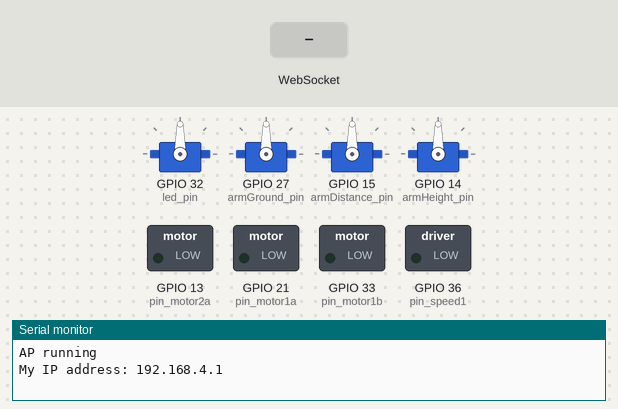
Recording of a sketch running on a simulated ESP32. On the bench: 4 × servo, switched loads named in the sketch (green lamp = pin HIGH), the last lines printed to the serial monitor. The test bench sets the inputs (shaded band). Storage starts empty.

Above: at 1.2 s.
1.3 s: WebSocket text "turn" received
At 1.7 s:
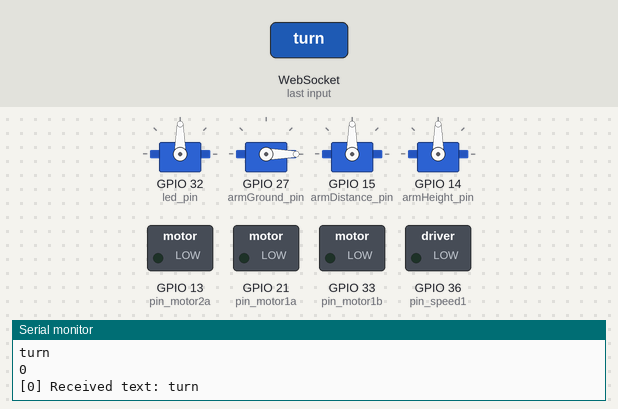
2.8 s: WebSocket text "dist" received
At 4.0 s:
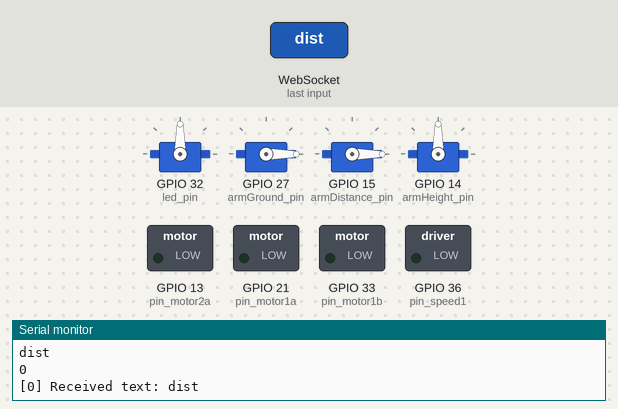
4.3 s: WebSocket text "heig" received
At 5.1 s:
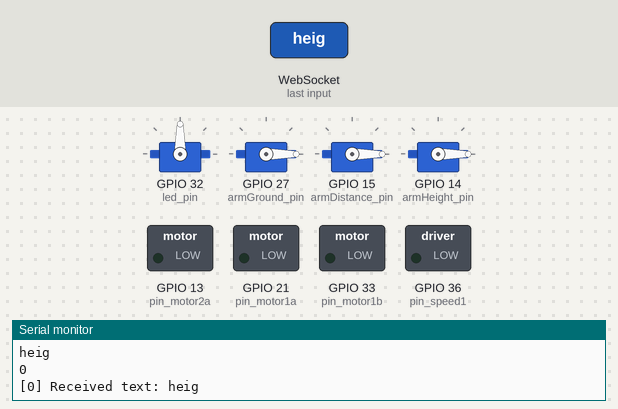
5.8 s: WebSocket text "clam" received
At 6.2 s:
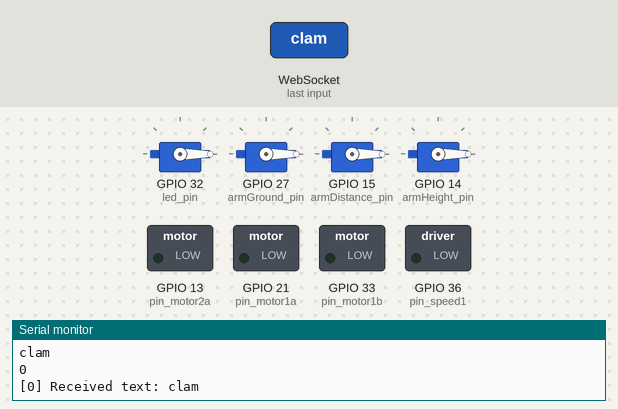
7.3 s: WebSocket text "gogo" received
At 8.9 s:
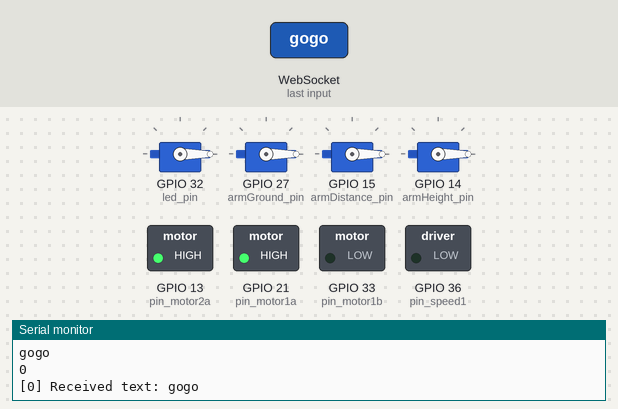
9.2 s: WebSocket text "back" received
At 10.3 s:
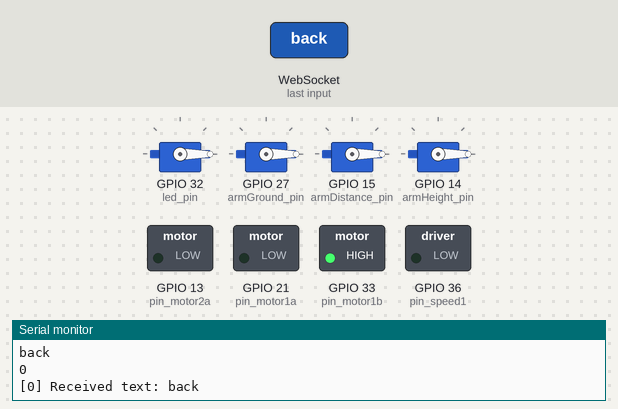
Timing chart, 0 to 12.1 s (numbered marks = the images above; inputs shaded):
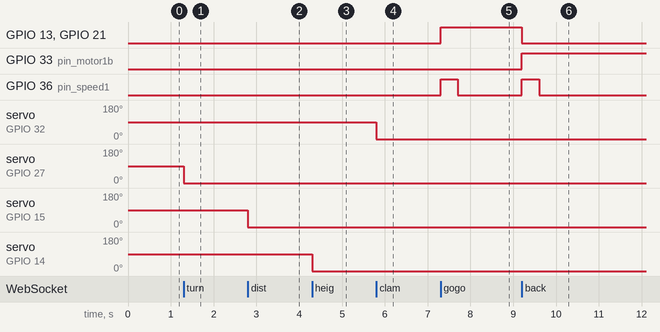

The sketch:

esp32_server_websocket_feb23a.ino
```cpp
#include <WiFi.h>
#include <SPIFFS.h>
#include <ESPAsyncWebServer.h>
#include <WebSocketsServer.h>

// Robot
#include <ESP32Servo.h>
Servo myservo3;
Servo myservo1;
Servo myservo2;
Servo myservo4;

// Constants
const char *ssid = "ESP32-AP";
const char *password =  "LetMeInPlz";
const char *msg_toggle_led = "toggleLED";
const char *msg_get_led = "getLEDState";
const int dns_port = 53;
const int http_port = 80;
const int ws_port = 1337;
const int led_pin = 32;
const int armGround_pin = 27;
const int armDistance_pin = 15;
const int armHeight_pin = 14;
const int pin_speed1 = A0;
const int pin_motor1a = 21;
const int pin_motor1b = A5;
const int pin_motor2a = 13;
const int pin_motor2b = 33;


// Globals
AsyncWebServer server(80);
WebSocketsServer webSocket = WebSocketsServer(1337);
char msg_buf[10];
int led_state = 120;
int arm_ground = 0;

/***********************************************************
 * Functions
 */

// Callback: receiving any WebSocket message
void onWebSocketEvent(uint8_t client_num,
                      WStype_t type,
                      uint8_t * payload,
                      size_t length) {

  // Figure out the type of WebSocket event
  switch(type) {

    // Client has disconnected
    case WStype_DISCONNECTED:
      Serial.printf("[%u] Disconnected!\n", client_num);
      break;

    // New client has connected
    case WStype_CONNECTED:
      {
        IPAddress ip = webSocket.remoteIP(client_num);
        Serial.printf("[%u] Connection from ", client_num);
        Serial.println(ip.toString());
      }
      break;

    // Handle text messages from client
    case WStype_TEXT:
      {
        String string_payload = (char *)payload;
        String motor_selector = string_payload.substring(0,4);
        String motor_move_string = string_payload.substring(4);
        int motor_move = motor_move_string.toInt();
        Serial.println(motor_selector);
        Serial.println(motor_move);


      // Print out raw message
      Serial.printf("[%u] Received text: %s\n", client_num, payload);


      // Toggle LED
      if ( motor_selector == "togg" ) {
        led_state = (led_state==120) ? 180 : 120;
        Serial.printf("Toggling LED to %u\n", led_state);
      // Report the state of the LED
      } else if (motor_selector == "gets" ) {
        led_state = myservo1.read();
        sprintf(msg_buf, "%d", led_state);
        Serial.printf("Sending to [%u]: %s\n", client_num, msg_buf);
        webSocket.sendTXT(client_num, msg_buf);
      } else if (motor_selector == "turn") {
        myservo1.write(motor_move);
      } else if (motor_selector == "dist") {
        myservo2.write(motor_move);
      } else if (motor_selector == "heig") {
        myservo4.write(motor_move);
      } else if (motor_selector == "clam") {
        myservo3.write(motor_move);
      } else if (motor_selector == "gogo") {
        motorMove("go");
        delay(400);
        motorMove("stop");
      } else if (motor_selector == "back") {
        motorMove("back");
        delay(400);
        motorMove("stop");
      } else if (motor_selector == "left") {
        motorMove("left");
        delay(100);
        motorMove("stop");
      } else if (motor_selector == "righ") {
        motorMove("right");
        delay(100);
        motorMove("stop");
      }  else {

        Serial.println("[%u] Message not recognized");
      }
      break;
      }
    // For everything else: do nothing
    case WStype_BIN:
    case WStype_ERROR:
    case WStype_FRAGMENT_TEXT_START:
    case WStype_FRAGMENT_BIN_START:
    case WStype_FRAGMENT:
    case WStype_FRAGMENT_FIN:
    default:
      break;
  }
}

// Callback: send homepage
void onIndexRequest(AsyncWebServerRequest *request) {
  IPAddress remote_ip = request->client()->remoteIP();
  Serial.println("[" + remote_ip.toString() +
                  "] HTTP GET request of " + request->url());
  request->send(SPIFFS, "/index.html", "text/html");
}

// Callback: send style sheet
void onCSSRequest(AsyncWebServerRequest *request) {
  IPAddress remote_ip = request->client()->remoteIP();
  Serial.println("[" + remote_ip.toString() +
                  "] HTTP GET request of " + request->url());
  request->send(SPIFFS, "/style.css", "text/css");
}

// Callback: send 404 if requested file does not exist
void onPageNotFound(AsyncWebServerRequest *request) {
  IPAddress remote_ip = request->client()->remoteIP();
  Serial.println("[" + remote_ip.toString() +
                  "] HTTP GET request of " + request->url());
  request->send(404, "text/plain", "Not found");
}

/***********************************************************
 * Main
 */

void setup() {
  myservo3.attach(led_pin);
  myservo1.attach(armGround_pin);
  myservo2.attach(armDistance_pin);
  myservo4.attach(armHeight_pin);

  pinMode(pin_speed1,OUTPUT);
  pinMode(pin_motor1a,OUTPUT);
  pinMode(pin_motor1b,OUTPUT);
  pinMode(pin_motor2a,OUTPUT);
  pinMode(pin_motor2b,OUTPUT);

  // Init LED and turn off
  pinMode(led_pin, OUTPUT);
  digitalWrite(led_pin, LOW);

  // Start Serial port
  Serial.begin(115200);

  // Make sure we can read the file system
  if( !SPIFFS.begin()){
    Serial.println("Error mounting SPIFFS");
    while(1);
  }

  // Start access point
  WiFi.softAP(ssid, password);

  // Print our IP address
  Serial.println();
  Serial.println("AP running");
  Serial.print("My IP address: ");
  Serial.println(WiFi.softAPIP());

  // On HTTP request for root, provide index.html file
  server.on("/", HTTP_GET, onIndexRequest);

  // On HTTP request for style sheet, provide style.css
  server.on("/style.css", HTTP_GET, onCSSRequest);

  // Handle requests for pages that do not exist
  server.onNotFound(onPageNotFound);

  // Start web server
  server.begin();

  // Start WebSocket server and assign callback
  webSocket.begin();
  webSocket.onEvent(onWebSocketEvent);

}

void loop() {

  // Look for and handle WebSocket data
  webSocket.loop();
}

void motorMove(String move) {
if (move.equals("go"))
    {
      digitalWrite(pin_speed1,HIGH);
      digitalWrite(pin_motor1a,HIGH);
      digitalWrite(pin_motor1b,LOW);
      digitalWrite(pin_motor2a,HIGH);
      digitalWrite(pin_motor2b,LOW);
    }
else if (move.equals("back"))
    {
      digitalWrite(pin_speed1,HIGH);
      digitalWrite(pin_motor1a,LOW);
      digitalWrite(pin_motor1b,HIGH);
      digitalWrite(pin_motor2a,LOW);
      digitalWrite(pin_motor2b,HIGH);
    }
else if (move.equals("left"))
    {
      digitalWrite(pin_speed1,HIGH);
      digitalWrite(pin_motor1a,LOW);
      digitalWrite(pin_motor1b,HIGH);
      digitalWrite(pin_motor2a,HIGH);
      digitalWrite(pin_motor2b,LOW);
    }
else if (move.equals("right"))
    {
      digitalWrite(pin_speed1,HIGH);
      digitalWrite(pin_motor1a,HIGH);
      digitalWrite(pin_motor1b,LOW);
      digitalWrite(pin_motor2a,LOW);
      digitalWrite(pin_motor2b,HIGH);
    }
else if (move.equals("stop"))
    {
      digitalWrite(pin_speed1,LOW);
    }
else
    {
  // nothing
    }

}
```

Measured:
- after the input at 1.3 s, servo on GPIO 27 (armGround_pin): 90° → 0° at once
- after the input at 2.8 s, servo on GPIO 15 (armDistance_pin): 90° → 0° at once
- after the input at 4.3 s, servo on GPIO 14 (armHeight_pin): 90° → 0° at once
- after the input at 5.8 s, servo on GPIO 32 (led_pin): 90° → 0° at once
- after the input at 7.3 s, GPIO 13 (pin_motor2a), GPIO 21 (pin_motor1a): LOW → HIGH at once; GPIO 36 (pin_speed1): LOW → HIGH at once, → LOW 0.40 s later
- after the input at 9.2 s, GPIO 13 (pin_motor2a), GPIO 21 (pin_motor1a): HIGH → LOW at once; GPIO 33 (pin_motor1b): LOW → HIGH at once; GPIO 36 (pin_speed1): LOW → HIGH at once, → LOW 0.40 s later
